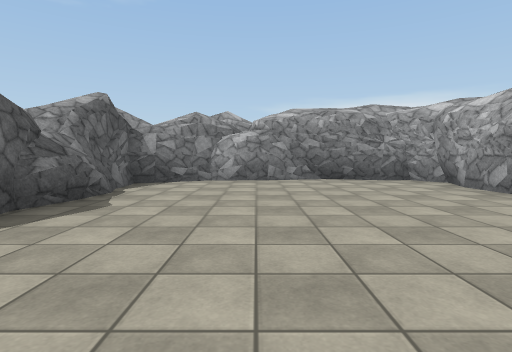
view 1 (above)

17 first-person views from a walk through a scene from a Unity 3-D project. The camera is 1.2 m above the floor, tilts 4° down and sees 80° across. The floor is counted in squares, 2 m on a side. Each view is taken from the middle of a square. On the plan, view 1 faces up. The plan holds only what a view shows up to about 9 squares ahead; the rest is blank. The place goes on beyond the plan. The player character is not drawn. Some animated figures are not drawn. Surface patterns are stand-ins for the level's own textures.

view 2
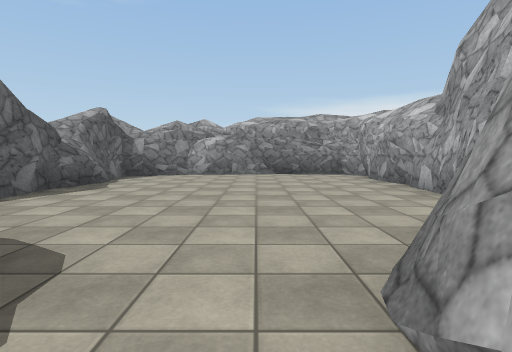

view 3
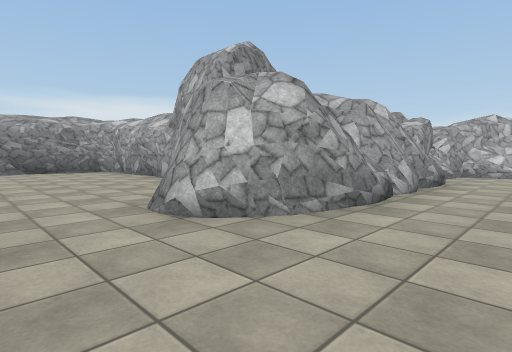

view 4
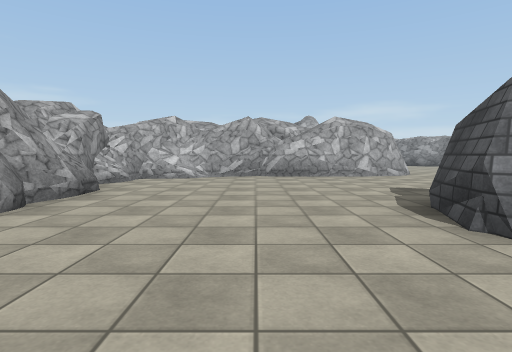

view 5
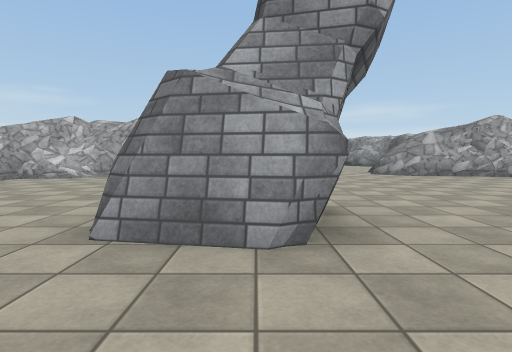

view 6
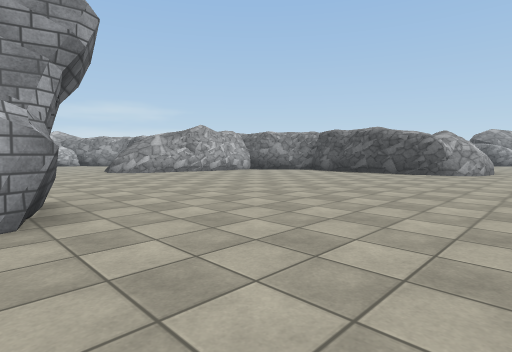

view 7
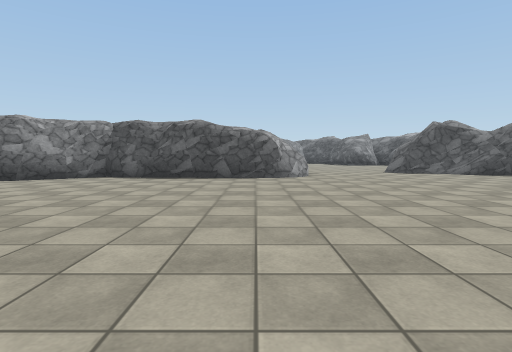

view 8
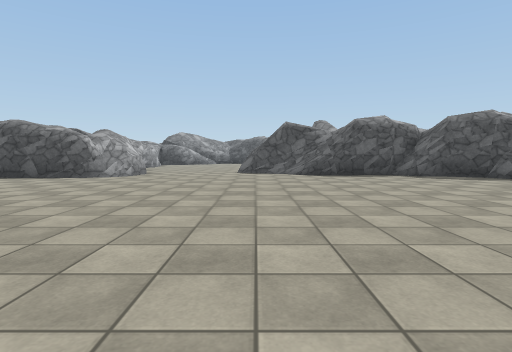

view 9
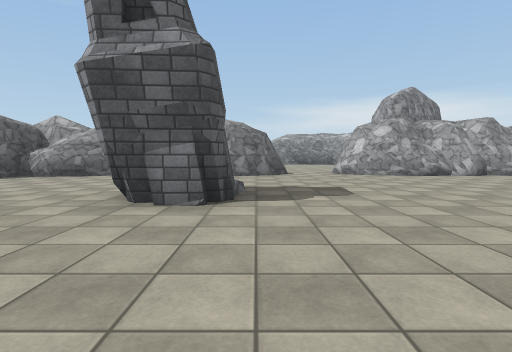

view 10
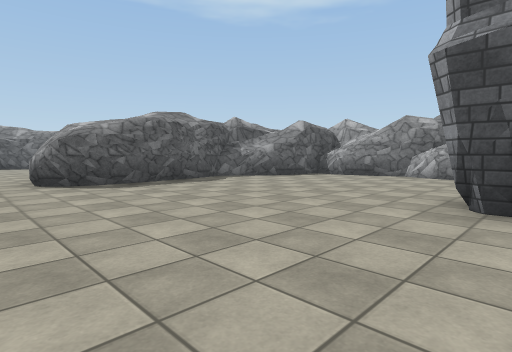

view 11
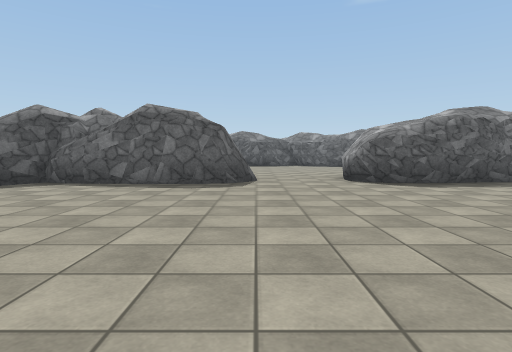

view 12
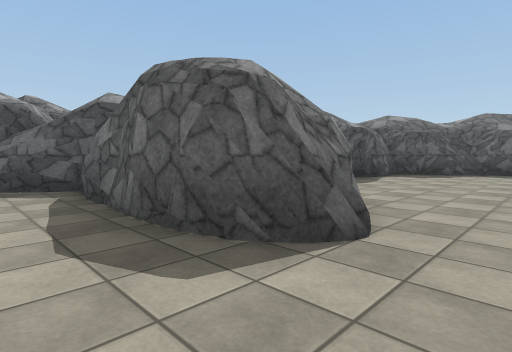

view 13
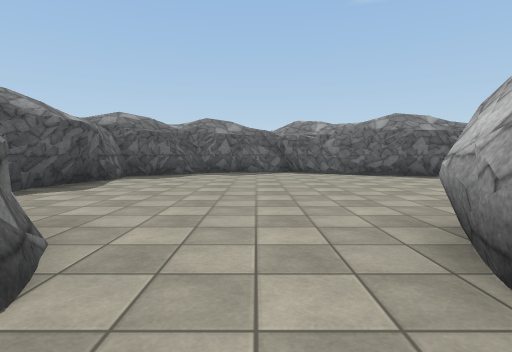

view 14
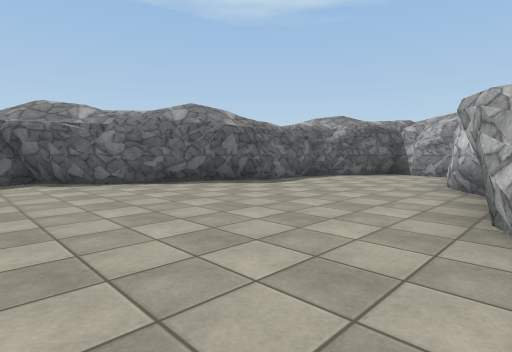

view 15
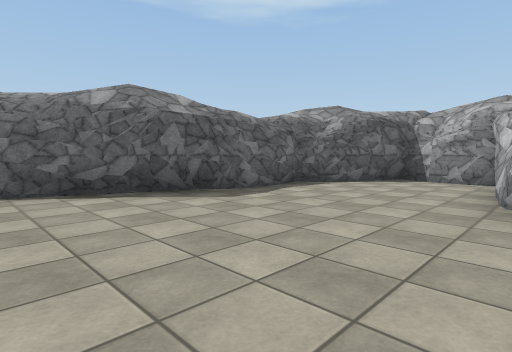

view 16
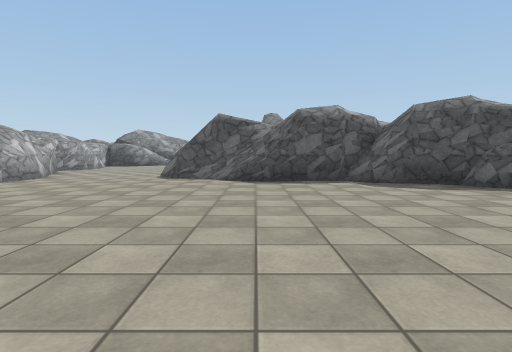

view 17
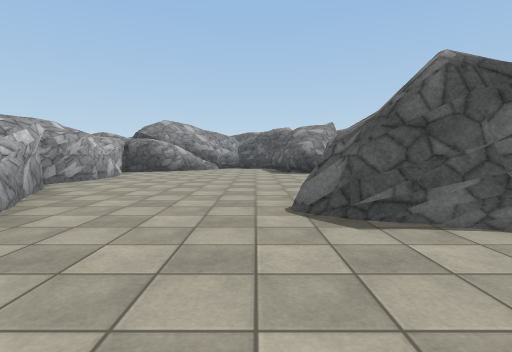

### Floor plan
Key: @ floor where view 1 was taken; # wall or solid block; . floor; ^ raised ledge; T tower.
Columns run from 19 left of view 1 to 11 right of it. Each row starts with its distance up from view 1.
  8                  #######
  7                 ##.....#
  6                 #......#
  5                 #......#
  4                 #......#
  3                 #......#
  2                 #......#
  1                  ......
  0                   .@..
 -1     ###            ..##   ###
 -2    ##..    ########...#####.##
 -3    #...#   #....  ...........##
 -4    #...#  ##..... ............#
 -5    #...#  #...... ............#
 -6   ##....  #......T............#
 -7   #.....###.....TT.....TT.....#
 -8  ##.....###............TT.....#
 -9 ##.......##.............T.....#
-10 #..............................
-11   .............................
-12  #............................^
-13  #.......##...................#
-14  ##.....^ #...................#
-15   #####   #...................#
-16           #..................
-17           ##.................#
-18            ##.........#####.##
-19             #####.....#   ###
-20                 ###...#
-21                   #...##
-22                   .....##
-23                   ......#
-24                   .....##
-25                   .....#
-26                   .....^

Positions as (right, up) in squares from view 1, and headings:
1: (0, 0), facing up
2: (1, -2), facing up
3: (0, -4), facing up-right
4: (2, -5), facing right
5: (2, -8), facing right
6: (1, -8), facing down-right
7: (4, -10), facing down
8: (-1, -10), facing down
9: (-1, -11), facing up
10: (-2, -11), facing up-left
11: (-2, -12), facing left
12: (-7, -11), facing down-left
13: (-8, -11), facing left
14: (-11, -11), facing up-left
15: (-12, -9), facing up-left
16: (-3, -12), facing down
17: (0, -17), facing down
